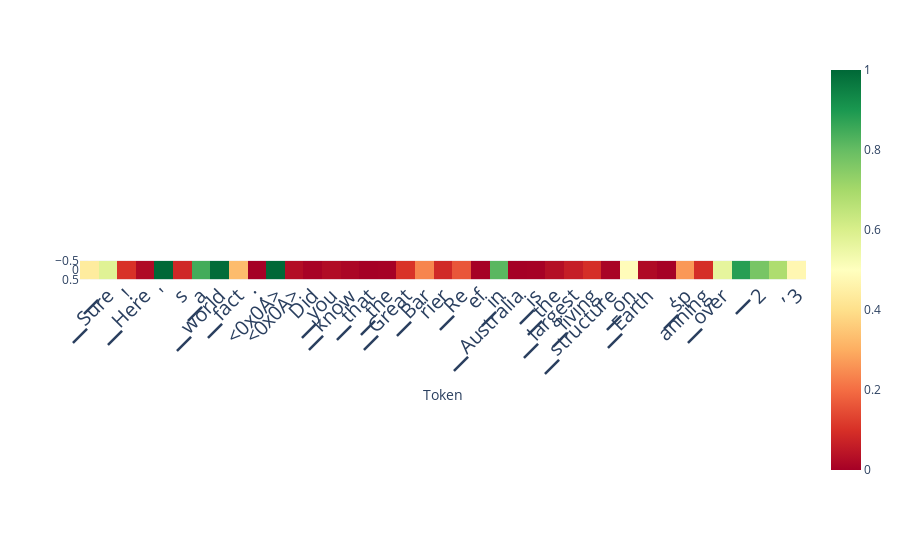

Notebook code for this chart:
### Code cell
scores_per_token = ld.detect(classifier=clf)
plot_scores_per_token(scores_per_token, tokens, lastn_tokens_to_plot=max_new_tokens, detection_method='classifier')

### Figure 1 — Plotly figure (JSON) as saved in the notebook; plotly's stock layout.template omitted (floating-point values rounded to 4 significant figures)
{"data": [{"coloraxis": "coloraxis", "hovertemplate": "Token: %{x}<br>y: %{y}<br>color: %{z}<extra></extra>", "name": "0", "type": "heatmap", "xaxis": "x", "yaxis": "y", "z": [[0.4371, 0.5812, 0.1024, 0.02042, 0.9992, 0.08333, 0.8462, 0.9916, 0.3285, 0.0009748, 1, 0.02792, 0.005123, 0.02471, 0.01286, 0.0004129, 0.001426, 0.1052, 0.2363, 0.08599, 0.1631, 0.001154, 0.816, 0.0004156, 0.002567, 0.03067, 0.06321, 0.09682, 0.008291, 0.4911, 0.02007, 0.002909, 0.2662, 0.09667, 0.5651, 0.8826, 0.7724, 0.6841, 0.4747]]}], "layout": {"autosize": true, "coloraxis": {"cmax": 1, "cmin": 0, "colorscale": [[0, "rgb(165,0,38)"], [0.1, "rgb(215,48,39)"], [0.2, "rgb(244,109,67)"], [0.3, "rgb(253,174,97)"], [0.4, "rgb(254,224,139)"], [0.5, "rgb(255,255,191)"], [0.6, "rgb(217,239,139)"], [0.7, "rgb(166,217,106)"], [0.8, "rgb(102,189,99)"], [0.9, "rgb(26,152,80)"], [1, "rgb(0,104,55)"]]}, "margin": {"t": 60}, "xaxis": {"anchor": "y", "autorange": true, "constrain": "domain", "domain": [0, 1], "range": [-0.5, 38.5], "scaleanchor": "y", "tickangle": -45, "tickfont": {"size": 20}, "ticktext": ["▁", "▁Sure", "!", "▁Here", "'", "s", "▁a", "▁world", "▁fact", ":", "<0x0A>", "<0x0A>", "Did", "▁you", "▁know", "▁that", "▁the", "▁Great", "▁Bar", "rier", "▁Re", "ef", "▁in", "▁Australia", "▁is", "▁the", "▁largest", "▁living", "▁structure", "▁on", "▁Earth", ",", "▁sp", "anning", "▁over", "▁", "2", ",", "3", "0"], "tickvals": [0, 1, 2, 3, 4, 5, 6, 7, 8, 9, 10, 11, 12, 13, 14, 15, 16, 17, 18, 19, 20, 21, 22, 23, 24, 25, 26, 27, 28, 29, 30, 31, 32, 33, 34, 35, 36, 37, 38, 39], "title": {"text": "Token"}}, "yaxis": {"anchor": "x", "autorange": true, "constrain": "domain", "domain": [0.4546, 0.5454], "range": [0.5, -0.5]}}}
